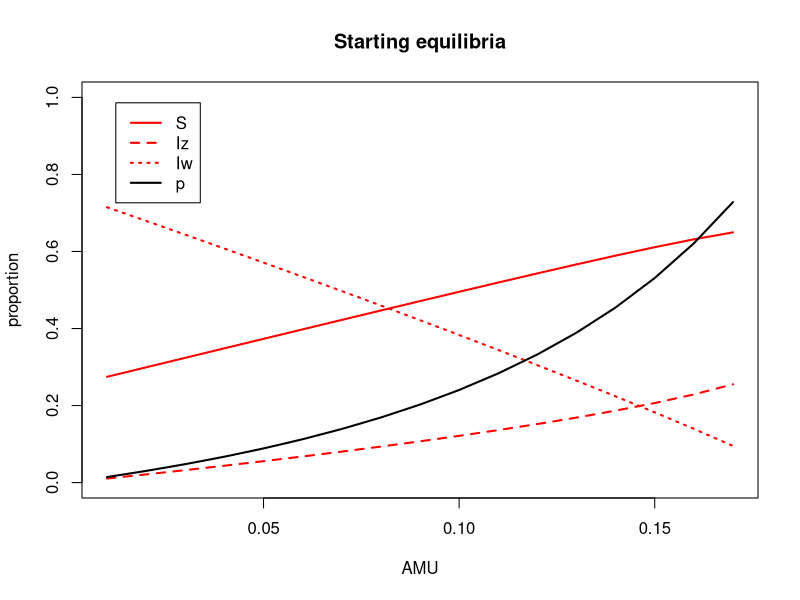
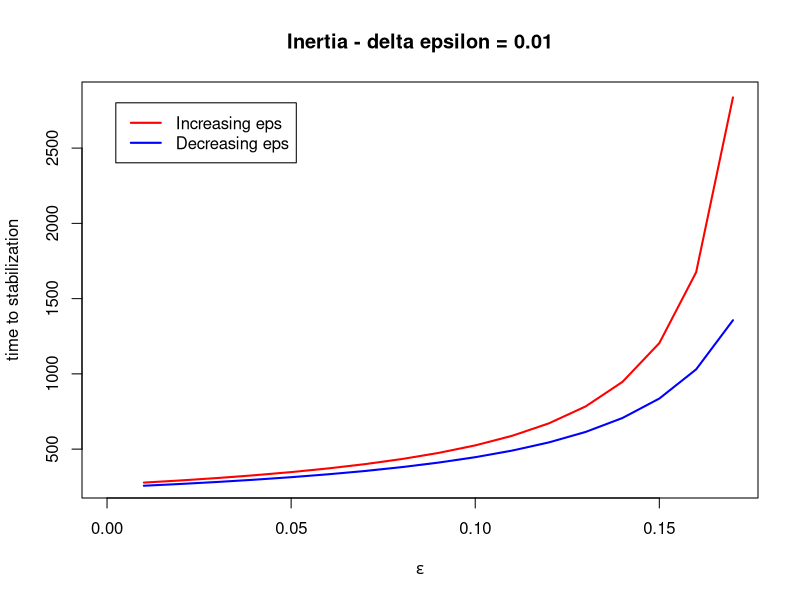
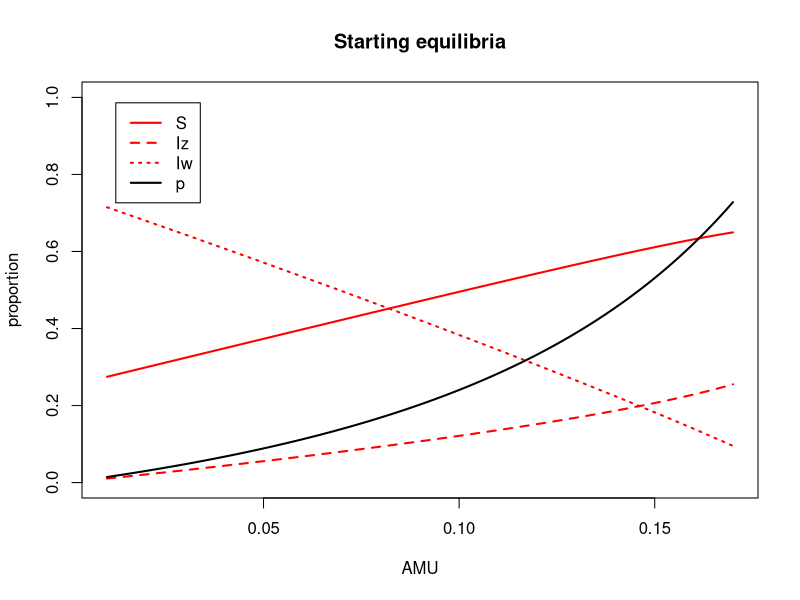
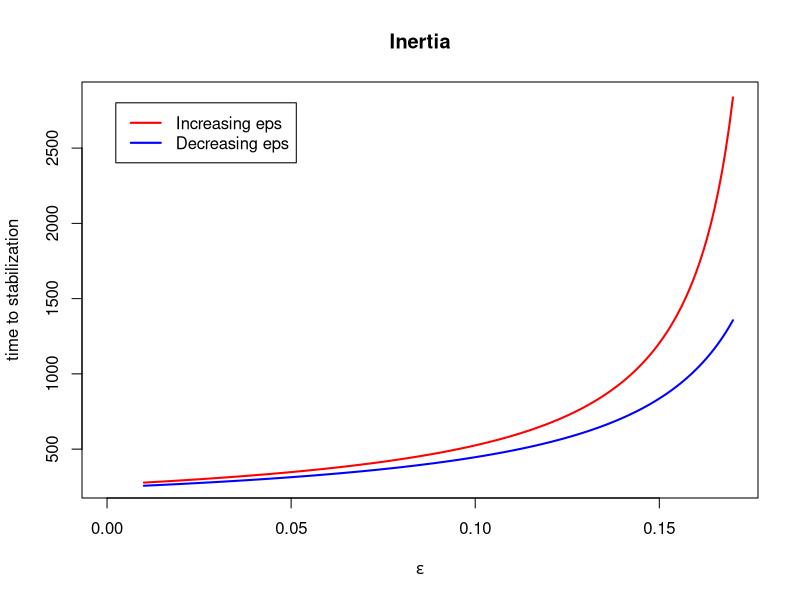
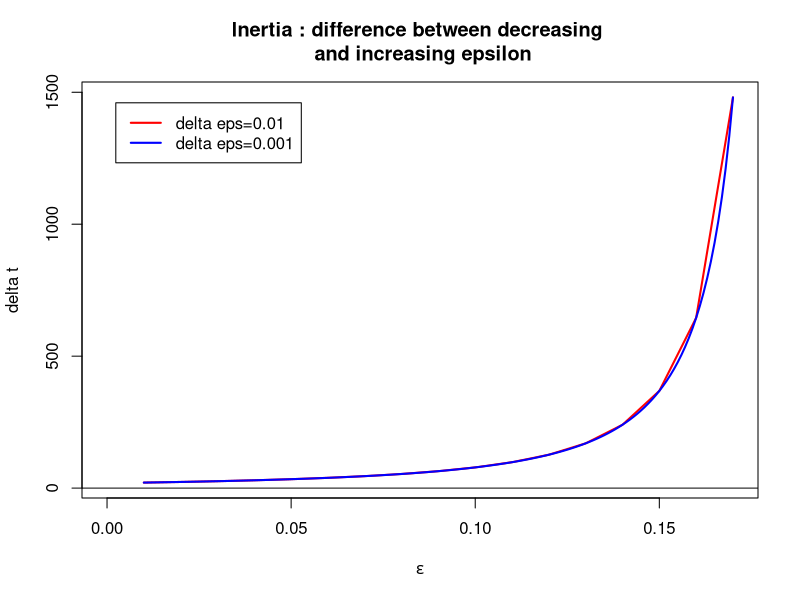
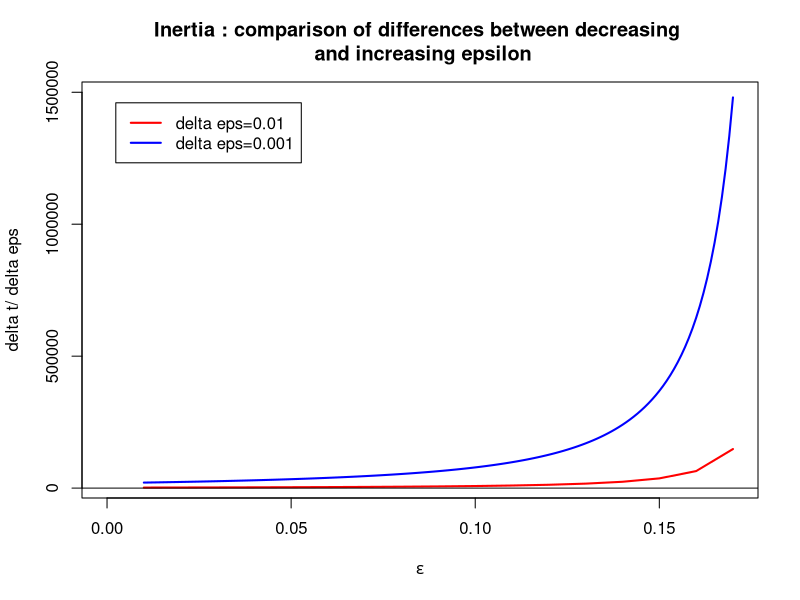

Source code (R) for these figures, in order:
## ---- chunk 1
library(deSolve)


options("scipen" = 10)

# initial state:
N <- 1
prop <- 0.01 #initial value of Iw and Iz

# time:
a <- 200000 #time span
m <- 1 #time step



# parameters
pbeta_w <- 0.04 #transmission parameter of Iw
pbeta_z <- 0.015 #transmission parameter of Iz

pgammaa <- 0.01 #innate recovery rate
pgamma_tilt <- 0.1 #recovery rate of Iw when treated by antibiotics


prho <- 0.05 #probability of clinical failure

#epsilon change over time

peps <- 0 #initial value of the ratio of treated patients
delta_eps <- 0.01
pepsi_start <- seq(0.01,0.17,by=delta_eps) #initial values of epsilon


pepsi_1 <- pepsi_start
delta_eps1 <- delta_eps

conv_crit <- 0.000001

## ---- chunk 2
parameters <- c(beta_w=pbeta_w, beta_z=pbeta_z, gamma=pgammaa, gamma_prim=pgamma_tilt, eps=peps, rho=prho)

state <- c(S=1-2*prop, Iw=prop, Iz=prop)

times=seq(0, a, by=m)

SIS=function(times, state, parameters){
  with(as.list(c(state,parameters)),
       { 
         dS = - beta_w*Iw*S - beta_z*Iz*S + gamma*(1-eps)*Iw + gamma_prim*eps*Iw + gamma*Iz
        dIw = beta_w*Iw*S + (1-eps)*beta_w*Iw*Iz - eps*beta_z*Iz*Iw - rho*eps*Iw - gamma*(1-eps)*Iw - gamma_prim*eps*Iw
        dIz = beta_z*Iz*S + eps*beta_z*Iz*Iw + rho*eps*Iw - (1-eps)*beta_w*Iw*Iz - gamma*Iz
        
        
        list(c(dS, dIw, dIz))
       })
}


parameters <- c(beta_w=pbeta_w, beta_z=pbeta_z, gamma=pgammaa, gamma_prim=pgamma_tilt, eps=peps, rho=prho)

state <- c(S=1-2*prop, Iw=prop, Iz=prop)

times <- seq(0, a, by=m)


root_main=function(times, state, parameters){
  dstate <- unlist(SIS(times, state, parameters))
  sum(abs(dstate)) - conv_crit
  }

exploit_param_eps=function(x) {
  parameters[5] <- x
  out <- lsodar(func=SIS, y=state, parms=parameters, times=times, rootfunc=root_main)
  return(tail(out, n=1))
  }

steady_eps <- do.call(rbind, lapply(pepsi_start, exploit_param_eps))
steady_eps <- unlist(steady_eps)

steady_time_eps <- steady_eps[,1]
steady_S_eps <- steady_eps[,2]
steady_Iw_eps <- steady_eps[,3]
steady_Iz_eps <- steady_eps[,4]
steady_p_eps <- steady_eps[,4]/(steady_eps[,4]+steady_eps[,3])

table_ss <- cbind(steady_S_eps, steady_Iw_eps, steady_Iz_eps, seq(0.01, 0.17, by=delta_eps))
## ---- chunk 3
plot(pepsi_start, steady_Iz_eps, main="Starting equilibria", xlab="AMU", ylab="proportion", ylim=c(0,1), lty=2, lwd=2, type="l", col='red')
lines(pepsi_start, steady_Iw_eps, lty=3, lwd=2, type='l', col='red')
lines(pepsi_start, steady_S_eps, lty=1, lwd=2, type='l', col='red')
lines(pepsi_start, steady_p_eps, lty=1, lwd=2, type='l', col='black')


legend("topleft" , inset=.05, c("S", "Iz", "Iw", "p"), lty=c(1,2,3,1), lwd=c(2,2,2,2), col=c(rep('red',3), 'black'))
## ---- chunk 4

out_up <- rep(0,4)

for (i in 1:nrow(table_ss)) {
  parameters <- c(beta_w=pbeta_w, beta_z=pbeta_z, gamma=pgammaa, gamma_prim=pgamma_tilt, eps=peps, rho=prho)
  state <- c(S=1-2*prop, Iw=prop, Iz=prop)
  parameters[5] <- table_ss[i,4] + 0.01
  state[1] <- table_ss[i,1]
  state[2] <- table_ss[i,2]
  state[3] <- table_ss[i,3]
  out <- lsodar(func=SIS, y=state, parms=parameters, times=times, rootfunc=root_main)
  out_up <- rbind(out_up, tail(out,1))
}

out_down <- rep(0,4)

for (i in 1:nrow(table_ss)) {
  parameters <- c(beta_w=pbeta_w, beta_z=pbeta_z, gamma=pgammaa, gamma_prim=pgamma_tilt, eps=peps, rho=prho)
  state <- c(S=1-2*prop, Iw=prop, Iz=prop)
  parameters[5] <- table_ss[i,4] - 0.01
  state[1] <- table_ss[i,1]
  state[2] <- table_ss[i,2]
  state[3] <- table_ss[i,3]
  out <- lsodar(func=SIS, y=state, parms=parameters, times=times, rootfunc=root_main)
  out_down <- rbind(out_down, tail(out,1))
}



## ---- chunk 5


time_up <- out_up[2:nrow(out_up),1]

time_down <- out_down[2:nrow(out_down),1]

pepsi_change <- seq(0.01, 0.17, by=delta_eps)

plot(pepsi_change, time_up, main="Inertia - delta epsilon = 0.01", xlab=expression(epsilon), ylab="time to stabilization", lwd=2, col='red', type='l', xlim=c(0,0.17))
lines(pepsi_change, time_down, lwd=2, col='blue', type='l')

legend("topleft" , inset=.05, c("Increasing eps", "Decreasing eps"), lwd=c(2,2), col=c('red', 'blue'))

time_up1 <- time_up

time_down1 <- time_down
## ---- chunk 6
library(deSolve)


options("scipen" = 10)

# initial state:
N <- 1
prop <- 0.01 #initial value of Iw and Iz

# time:
a <- 200000 #time span
m <- 1 #time step



# parameters
pbeta_w <- 0.04 #transmission parameter of Iw
pbeta_z <- 0.015 #transmission parameter of Iz

pgammaa <- 0.01 #innate recovery rate
pgamma_tilt <- 0.1 #recovery rate of Iw when treated by antibiotics


prho <- 0.05 #probability of clinical failure

#epsilon change over time

peps <- 0 #initial value of the ratio of treated patients
delta_eps <- 0.001
pepsi_start <- seq(0.01,0.17,by=delta_eps) #initial values of epsilon


pepsi2 <- pepsi_start
delta_eps2 <- delta_eps


conv_crit <- 0.000001

## ---- chunk 7
parameters <- c(beta_w=pbeta_w, beta_z=pbeta_z, gamma=pgammaa, gamma_prim=pgamma_tilt, eps=peps, rho=prho)

state <- c(S=1-2*prop, Iw=prop, Iz=prop)

times=seq(0, a, by=m)

SIS=function(times, state, parameters){
  with(as.list(c(state,parameters)),
       { 
         dS = - beta_w*Iw*S - beta_z*Iz*S + gamma*(1-eps)*Iw + gamma_prim*eps*Iw + gamma*Iz
        dIw = beta_w*Iw*S + (1-eps)*beta_w*Iw*Iz - eps*beta_z*Iz*Iw - rho*eps*Iw - gamma*(1-eps)*Iw - gamma_prim*eps*Iw
        dIz = beta_z*Iz*S + eps*beta_z*Iz*Iw + rho*eps*Iw - (1-eps)*beta_w*Iw*Iz - gamma*Iz
        
        
        list(c(dS, dIw, dIz))
       })
}


parameters <- c(beta_w=pbeta_w, beta_z=pbeta_z, gamma=pgammaa, gamma_prim=pgamma_tilt, eps=peps, rho=prho)

state <- c(S=1-2*prop, Iw=prop, Iz=prop)

times <- seq(0, a, by=m)


root_main=function(times, state, parameters){
  dstate <- unlist(SIS(times, state, parameters))
  sum(abs(dstate)) - conv_crit
  }

exploit_param_eps=function(x) {
  parameters[5] <- x
  out <- lsodar(func=SIS, y=state, parms=parameters, times=times, rootfunc=root_main)
  return(tail(out, n=1))
  }

steady_eps <- do.call(rbind, lapply(pepsi_start, exploit_param_eps))
steady_eps <- unlist(steady_eps)

steady_time_eps <- steady_eps[,1]
steady_S_eps <- steady_eps[,2]
steady_Iw_eps <- steady_eps[,3]
steady_Iz_eps <- steady_eps[,4]
steady_p_eps <- steady_eps[,4]/(steady_eps[,4]+steady_eps[,3])

table_ss <- cbind(steady_S_eps, steady_Iw_eps, steady_Iz_eps, seq(0.01,0.17,by=delta_eps))
## ---- chunk 8
plot(pepsi_start, steady_Iz_eps, main="Starting equilibria", xlab="AMU", ylab="proportion", ylim=c(0,1), lty=2, lwd=2, type="l", col='red')
lines(pepsi_start, steady_Iw_eps, lty=3, lwd=2, type='l', col='red')
lines(pepsi_start, steady_S_eps, lty=1, lwd=2, type='l', col='red')
lines(pepsi_start, steady_p_eps, lty=1, lwd=2, type='l', col='black')


legend("topleft" , inset=.05, c("S", "Iz", "Iw", "p"), lty=c(1,2,3,1), lwd=c(2,2,2,2), col=c(rep('red',3), 'black'))
## ---- chunk 9

out_up <- rep(0,4)

for (i in 1:nrow(table_ss)) {
  parameters <- c(beta_w=pbeta_w, beta_z=pbeta_z, gamma=pgammaa, gamma_prim=pgamma_tilt, eps=peps, rho=prho)
  state <- c(S=1-2*prop, Iw=prop, Iz=prop)
  parameters[5] <- table_ss[i,4] + 0.01
  state[1] <- table_ss[i,1]
  state[2] <- table_ss[i,2]
  state[3] <- table_ss[i,3]
  out <- lsodar(func=SIS, y=state, parms=parameters, times=times, rootfunc=root_main)
  out_up <- rbind(out_up, tail(out,1))
}

out_down <- rep(0,4)

for (i in 1:nrow(table_ss)) {
  parameters <- c(beta_w=pbeta_w, beta_z=pbeta_z, gamma=pgammaa, gamma_prim=pgamma_tilt, eps=peps, rho=prho)
  state <- c(S=1-2*prop, Iw=prop, Iz=prop)
  parameters[5] <- table_ss[i,4] - 0.01
  state[1] <- table_ss[i,1]
  state[2] <- table_ss[i,2]
  state[3] <- table_ss[i,3]
  out <- lsodar(func=SIS, y=state, parms=parameters, times=times, rootfunc=root_main)
  out_down <- rbind(out_down, tail(out,1))
}



## ---- chunk 10


time_up <- out_up[2:nrow(out_up),1]

time_down <- out_down[2:nrow(out_down),1]

pepsi_change <- seq(0.01, 0.17, by=delta_eps)

plot(pepsi_change, time_up, main="Inertia", xlab=expression(epsilon), ylab="time to stabilization", lwd=2, col='red', type='l', xlim=c(0,0.17))
lines(pepsi_change, time_down, lwd=2, col='blue', type='l')

legend("topleft" , inset=.05, c("Increasing eps", "Decreasing eps"), lwd=c(2,2), col=c('red', 'blue'))

time_up2 <- time_up
time_down2 <- time_down


## ---- chunk 11



diff_1 <- time_up1 - time_down1
epsx1 <- seq(0.01, 0.17, by=0.01)


diff_2 <- time_up2 - time_down2
epsx2 <- seq(0.01, 0.17, by=0.001)


plot(epsx1, diff_1, main="Inertia : difference between decreasing \n and increasing epsilon", xlab=expression(epsilon), ylab="delta t", lwd=2, col='red', type='l', xlim=c(0,0.17))
lines(epsx2, diff_2, lwd=2, col='blue', type='l')
abline(h=0, col='black')

legend("topleft" , inset=.05, c("delta eps=0.01", "delta eps=0.001"), lwd=c(2,2), col=c('red', 'blue'))
## ---- chunk 12



diff_1_same_metrics <- diff_1/delta_eps1
epsx1 <- seq(0.01, 0.17, by=delta_eps1)


diff_2_same_metrics <- diff_2/delta_eps2
epsx2 <- seq(0.01, 0.17, by=delta_eps2)


plot(epsx2, diff_2_same_metrics, main="Inertia : comparison of differences between decreasing \n and increasing epsilon", xlab=expression(epsilon), ylab="delta t/ delta eps", lwd=2, col='blue', type='l', xlim=c(0,0.17))
lines(epsx1, diff_1_same_metrics, lwd=2, col='red', type='l')
abline(h=0, col='black')

legend("topleft" , inset=.05, c("delta eps=0.01", "delta eps=0.001"), lwd=c(2,2), col=c('red', 'blue'))
